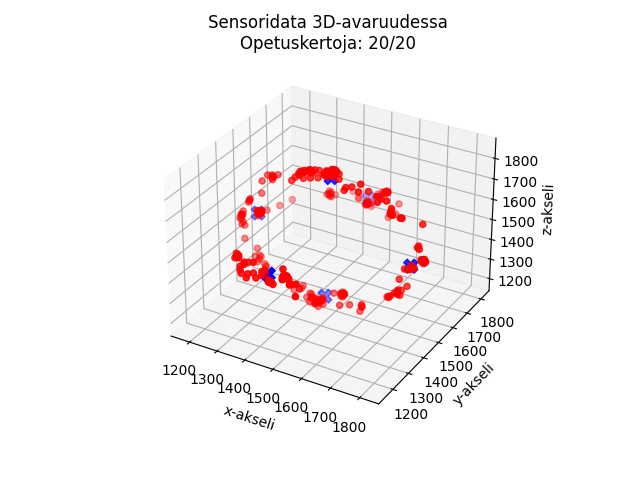

Reproduce this figure in Python.
import numpy as np
import matplotlib.pyplot as plt
import pandas as pd
import utilities as sub

#Step 1 Datan lukeminen tiedostosta ja muuttaminen numpy matriisiksi

#sub.getSensorData(5)#Haetaan data kannasta
df = pd.read_csv('group5_data.csv',sep=';')

#Tulostetaan pelkät x,y,z arvot
#print(df.iloc[:,6:9])

# Muutetaan vain xyz sarakkeet numpy matriisiksi
data = df.iloc[:,6:9].to_numpy()
#data = data[0:112,:] # otetaan vain 112 ensimmäistä riviä, joissa sensoria pidetty paikallaan joka suunnassa

numberOfRows = data.shape[0] #rivien määrä eli x,y,z pisteiden määrä
numberOfCP = 6
minValue = 1000 # minimiarvo keskipisteille
maxValue = 2000 # maksimiarvo keskipisteille
#Step 2. Arvotaan keskipisteet
centerPoints = np.random.randint(minValue, maxValue, size=(numberOfCP, 3)) # 6kpl satunnaisia keskipisteitä väliltä 800-maxarvo
#print(centerPoints)

#Tulostetaan kuvaaja ennen opetusta
sub.plotData(data, centerPoints)

# Alustetaan tarvittavat muuttujat opetusta varten
centerPointCumulativeSum = np.zeros((numberOfCP,3)) # keksipisteiden kumulatiivinen summataulukko
counts = np.zeros((1,numberOfCP)) # laskuri voittaville pisteille (eli mikä piste lähinnä mitäkin keskipistettä)
distances = np.zeros((1,numberOfCP)) # etäisyydet keskipisteistä pisteisiin

# Määritetään kuvaaja ennen opetusta
fig = plt.figure()

teachingRounds = 50

for kierros in range(teachingRounds): # Step 7. Opetusta toistetaan riittävän monta kertaa
    counts[:] = 0 # laskurin nollaus
    centerPointCumulativeSum[:] = 0 # kumulatiivisen summan nollaus

    # Step 4. Lasketaan etäisyydet keskipisteistä kaikkiin pisteisiin
    for i in range(numberOfRows):
        for j in range(numberOfCP):
            distances[:,j] = sub.etaisyysLaskuri(data[i,:],centerPoints[j,:]) # lasketaan jokaisen pisteen etäisyys keskipisteen
        voittaja = np.argmin(distances) # tallennetaan voittavan keskipisteen indeksi

        # Step 5. Voittajan päivittäminen
        centerPointCumulativeSum[voittaja,:] = centerPointCumulativeSum[voittaja,:] + data[i,:] # lisätään voittavan keskipisteen kumulatiiviseen summaan voittava piste
        counts[:,voittaja] = counts[:,voittaja] + 1 # lisätään voittaneen keskipisteen laskuriin yksi
    
    # Step 6. Lasketaan uudet keskipisteet
    for i in range(numberOfCP):
        if counts[:,i] == 0: # jos keskipisteelle ei ole yhtään voittavaa pistettä, arvotaan uusi keskipiste
            centerPoints[i,:] = np.random.randint(minValue, maxValue, size=(1, 3)) 
        else:
            centerPoints[i,:] = centerPointCumulativeSum[i,:] / counts[:,i] # päivitetään uusi keksipiste keskiarvolla (summa jaettuna laskurilla)

    #print("Keskipisteet kierroksen ",kierros," jälkeen: ",centerPoints)
    #print("Laskurit kierroksen ",kierros," jälkeen: ",counts)

    # Päivitetään kuvaajaan uudet keskipisteet
    plt.clf() # tyhjennetään kuvaaja
    ax = fig.add_subplot(111, projection='3d')  # Ensimmäinen subplot
    ax.set_title(f'Sensoridata 3D-avaruudessa\nOpetuskertoja: {kierros+1}/{teachingRounds}')
    ax.set_xlabel('x-akseli')
    ax.set_ylabel('y-akseli')
    ax.set_zlabel('z-akseli')
    ax.scatter(data[:,0], data[:,1], data[:,2], c='red')
    ax.scatter(centerPoints[:,0], centerPoints[:,1], centerPoints[:,2], c='blue', marker='X', s=100)
    plt.pause(0.01)
plt.savefig('kmeans.png')
plt.show()
#sub.plotData(data, centerPoints)

#Step 8. Keksipisteiden tallennus kmeans.h tiedostoon
sub.printCenterPoints("keskipisteet.h",centerPoints,numberOfCP)
